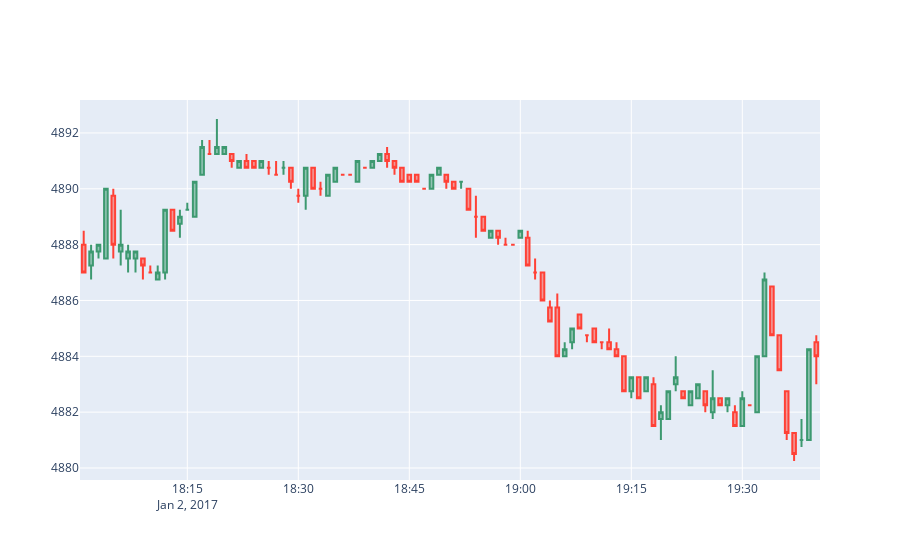
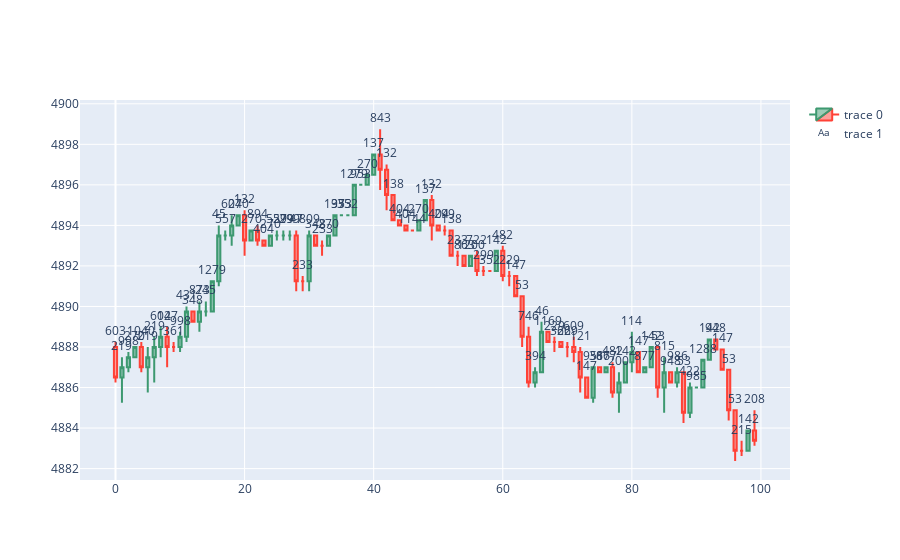

Here is the notebook cell these charts were saved with, in order:
### Code cell
#plot original and restored candles using plotly
import plotly.graph_objects as go
import plotly.express as px

original_candles = df[['open', 'high','low','close']].iloc[:restored_df.shape[0]]

fig = go.Figure(data=[go.Candlestick(x=original_candles.index,
                open=original_candles['open'],
                high=original_candles['high'],
                low=original_candles['low'],
                close=original_candles['close'])])


fig.update_layout(xaxis_rangeslider_visible=False)
fig.show()

fig = go.Figure(data=[go.Candlestick(x=restored_df.index,
                open=restored_df['open'],
                high=restored_df['high'],
                low=restored_df['low'],
                close=restored_df['close'])])
fig.update_layout(xaxis_rangeslider_visible=False)
# add text lable witn cluster number above each candle
fig.add_trace(go.Scatter(x=restored_df.index, y=restored_df['high'] + 0.5, text=df['cluster'].values[:restored_df.shape[0]], mode="text"))

fig.show()
